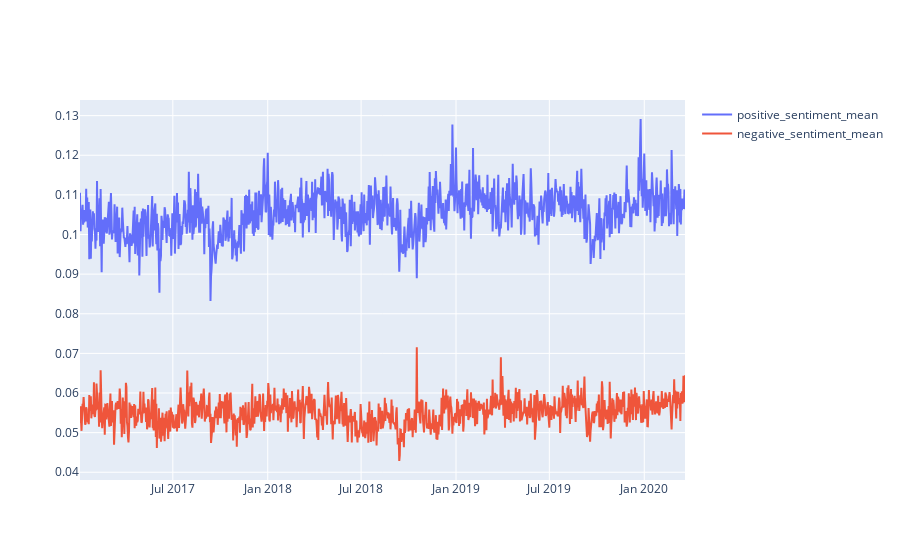

Write notebook code for a chart like this one.
### Code cell
import plotly.graph_objects as go

# Create random data with numpy
import numpy as np

random_x = time_reddit_2["date"]
random_y1 = time_reddit_2["positive_sentiment_mean"]
random_y2 = time_reddit_2["negative_sentiment_mean"]

# Create traces
fig = go.Figure()

fig.add_trace(go.Scatter(x=random_x, y=random_y1,
                    mode='lines',
                    name='positive_sentiment_mean'))
fig.add_trace(go.Scatter(x=random_x, y=random_y2,
                    mode='lines', name='negative_sentiment_mean'))

fig.show()

### Figure 1 — Plotly figure (JSON) as saved in the notebook; plotly's stock layout.template omitted (floating-point values rounded to 4 significant figures; data arrays with more than 128 entries replaced by an {"elided": "..."} marker saying what was removed)
{"data": [{"mode": "lines", "name": "positive_sentiment_mean", "type": "scatter", "x": {"elided": "1174 str values"}, "y": {"elided": "1174 float values"}}, {"mode": "lines", "name": "negative_sentiment_mean", "type": "scatter", "x": {"elided": "1174 str values"}, "y": {"elided": "1174 float values"}}], "layout": {}}
